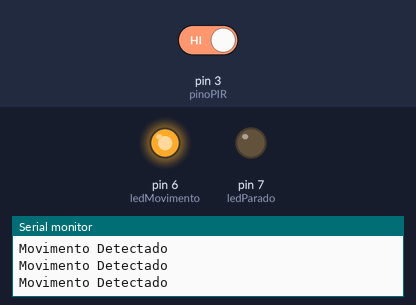
This sketch was run on a simulated Arduino Uno, built with avr-gcc and run on an emulated ATmega328P. On the bench: output pins drawn as LEDs (lit = HIGH), the last lines printed to the serial monitor. The inputs (shaded band) are chosen by the test bench; at power-on: pin 3 (pinoPIR) HIGH.

Above: at 1.8 s.
1.9 s: pin 3 (pinoPIR) driven LOW
At 3.1 s:
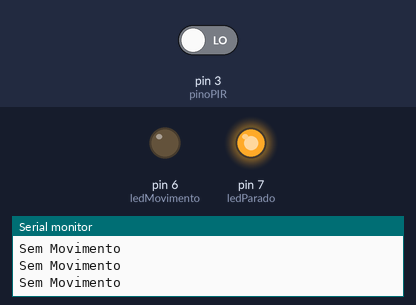
3.5 s: pin 3 (pinoPIR) driven HIGH
At 4.2 s:
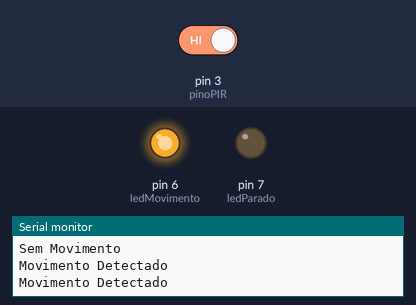
Timing chart, 0 to 6.5 s (numbered marks = the images above; inputs shaded):
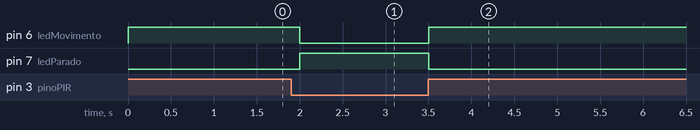

The sketch:

Projeto22-Movimento.ino
```cpp
// Uso do Sensor de Presença.

int ledMovimento = 6;
int ledParado = 7;
// Pino ligado ao sensor de presença.
int pinoPIR = 3;

void setup() {
  pinMode(ledMovimento, OUTPUT);
  pinMode(ledParado, OUTPUT);
  pinMode(pinoPIR, INPUT);
  Serial.begin(9600);
}

void loop() {
  int acionamento = digitalRead(pinoPIR);
  // Sem movimento, mantem led verde ligado.
  if (acionamento == LOW) {
    digitalWrite(ledMovimento, LOW);
    digitalWrite(ledParado, HIGH);
    Serial.println("Sem Movimento");
  }
  // Caso seja detectado um movimento, aciona o led vermelho.
  else {
    digitalWrite(ledMovimento, HIGH);
    digitalWrite(ledParado, LOW);
    Serial.println("Movimento Detectado");
  }
  delay(500);
}
```

Measured:
- after the input at 1.9 s, pin 6 (ledMovimento): HIGH → LOW after 0.10 s; pin 7 (ledParado): LOW → HIGH after 0.10 s
- after the input at 3.5 s, pin 6 (ledMovimento): LOW → HIGH at once; pin 7 (ledParado): HIGH → LOW at once
